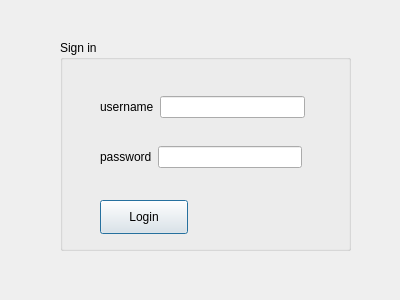
<?xml version="1.0" encoding="UTF-8"?>
<ui version="4.0">
 <class>Login</class>
 <widget class="QDialog" name="Login">
  <property name="geometry">
   <rect>
    <x>0</x>
    <y>0</y>
    <width>400</width>
    <height>300</height>
   </rect>
  </property>
  <property name="windowTitle">
   <string>Dialog</string>
  </property>
  <widget class="QGroupBox" name="groupBox">
   <property name="geometry">
    <rect>
     <x>60</x>
     <y>40</y>
     <width>291</width>
     <height>211</height>
    </rect>
   </property>
   <property name="title">
    <string>Sign in</string>
   </property>
   <widget class="QPushButton" name="pushButton">
    <property name="geometry">
     <rect>
      <x>40</x>
      <y>160</y>
      <width>88</width>
      <height>34</height>
     </rect>
    </property>
    <property name="text">
     <string>Login</string>
    </property>
   </widget>
   <widget class="QWidget" name="layoutWidget">
    <property name="geometry">
     <rect>
      <x>40</x>
      <y>50</y>
      <width>205</width>
      <height>34</height>
     </rect>
    </property>
    <layout class="QHBoxLayout" name="horizontalLayout">
     <item>
      <widget class="QLabel" name="label">
       <property name="text">
        <string>username</string>
       </property>
      </widget>
     </item>
     <item>
      <widget class="QLineEdit" name="lineEdit_username"/>
     </item>
    </layout>
   </widget>
   <widget class="QWidget" name="layoutWidget">
    <property name="geometry">
     <rect>
      <x>40</x>
      <y>100</y>
      <width>202</width>
      <height>34</height>
     </rect>
    </property>
    <layout class="QHBoxLayout" name="horizontalLayout_2">
     <item>
      <widget class="QLabel" name="label_2">
       <property name="text">
        <string>password</string>
       </property>
      </widget>
     </item>
     <item>
      <widget class="QLineEdit" name="lineEdit_password">
       <property name="echoMode">
        <enum>QLineEdit::Password</enum>
       </property>
      </widget>
     </item>
    </layout>
   </widget>
  </widget>
 </widget>
 <resources/>
 <connections/>
</ui>
